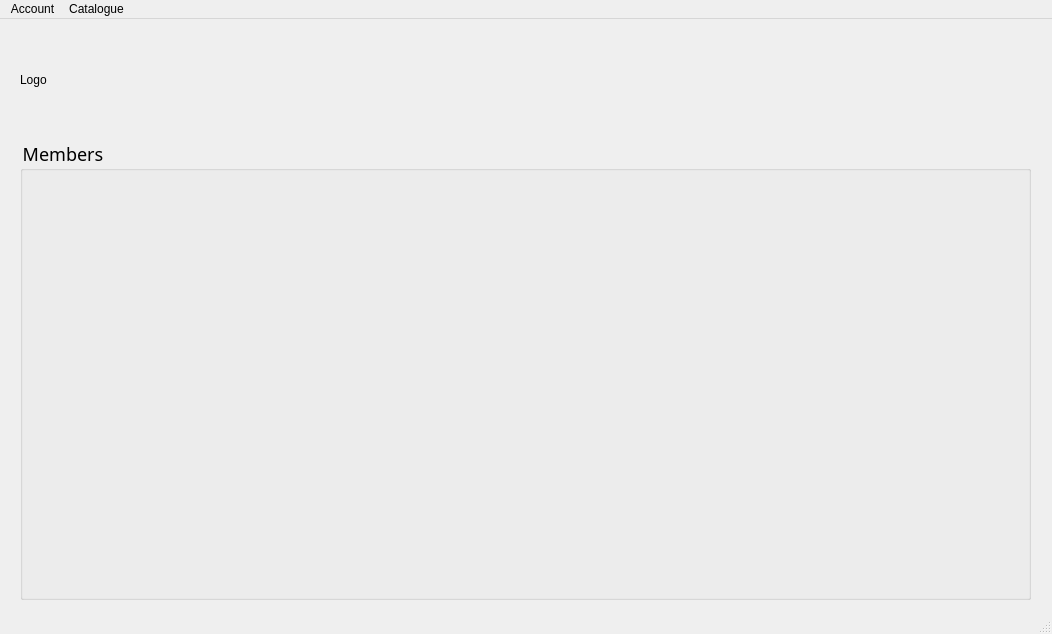
<?xml version="1.0" encoding="UTF-8"?>
<ui version="4.0">
 <class>adminEditAccount</class>
 <widget class="QMainWindow" name="adminEditAccount">
  <property name="geometry">
   <rect>
    <x>0</x>
    <y>0</y>
    <width>1052</width>
    <height>634</height>
   </rect>
  </property>
  <property name="minimumSize">
   <size>
    <width>1052</width>
    <height>634</height>
   </size>
  </property>
  <property name="maximumSize">
   <size>
    <width>1052</width>
    <height>634</height>
   </size>
  </property>
  <property name="windowTitle">
   <string>MainWindow</string>
  </property>
  <widget class="QWidget" name="centralwidget">
   <widget class="QLabel" name="img">
    <property name="geometry">
     <rect>
      <x>20</x>
      <y>10</y>
      <width>651</width>
      <height>101</height>
     </rect>
    </property>
    <property name="text">
     <string>Logo</string>
    </property>
   </widget>
   <widget class="QGroupBox" name="groupBox">
    <property name="geometry">
     <rect>
      <x>20</x>
      <y>120</y>
      <width>1011</width>
      <height>461</height>
     </rect>
    </property>
    <property name="styleSheet">
     <string notr="true">QGroupBox{
	font-size: 18px;
	font-family: regular;
}</string>
    </property>
    <property name="title">
     <string>Members</string>
    </property>
   </widget>
  </widget>
  <widget class="QMenuBar" name="menubar">
   <property name="geometry">
    <rect>
     <x>0</x>
     <y>0</y>
     <width>1052</width>
     <height>21</height>
    </rect>
   </property>
   <widget class="QMenu" name="menuAccount">
    <property name="title">
     <string>Account</string>
    </property>
   </widget>
   <widget class="QMenu" name="menuCatalogue">
    <property name="minimumSize">
     <size>
      <width>1052</width>
      <height>634</height>
     </size>
    </property>
    <property name="title">
     <string>Catalogue</string>
    </property>
    <addaction name="actionView_Catalogue"/>
   </widget>
   <addaction name="menuAccount"/>
   <addaction name="menuCatalogue"/>
  </widget>
  <widget class="QStatusBar" name="statusbar"/>
  <action name="actionView_Catalogue">
   <property name="text">
    <string>View Catalogue</string>
   </property>
  </action>
 </widget>
 <resources/>
 <connections/>
</ui>
